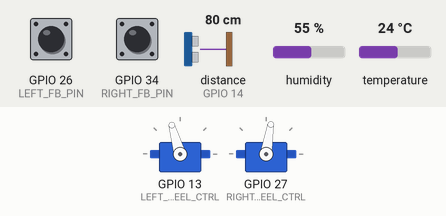
This sketch was run on a simulated ESP32. On the bench: 2 × servo. Wiring (inferred from the names in the program): ultrasonic range finder: trigger GPIO 25; echo GPIO 14. The test bench sets the inputs (shaded band); at power-on: distance to the obstacle (sensor on GPIO 14) 80 cm, GPIO 26 (LEFT_FB_PIN) LOW, GPIO 34 (RIGHT_FB_PIN) LOW, humidity 55 %, temperature 24 °C. The echo pulse lasts 58.3 µs per cm; WiFi joins after 1.5 s; servers stay silent unless stated; uploads are accepted with an empty reply; random numbers use the default seed unless the sketch sets one; what the sketch prints to the serial monitor is not drawn.

Above: at 4.7 s.
4.8 s: distance to the obstacle (sensor on GPIO 14) set to 45 cm
6.4 s: distance to the obstacle (sensor on GPIO 14) set to 36 cm
At 7.0 s:
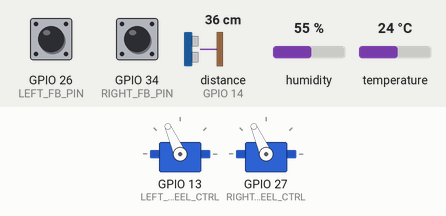
9.4 s: distance to the obstacle (sensor on GPIO 14) set to 2 cm
At 10.35 s:
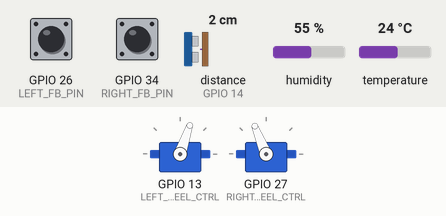
12.4 s: distance to the obstacle (sensor on GPIO 14) set to 18 cm
At 15.3 s:
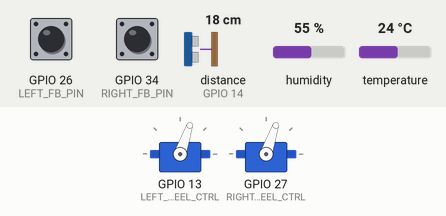
15.4 s: distance to the obstacle (sensor on GPIO 14) set to 4 cm
Timing chart, 0 to 19.4 s (numbered marks = the images above; inputs shaded):
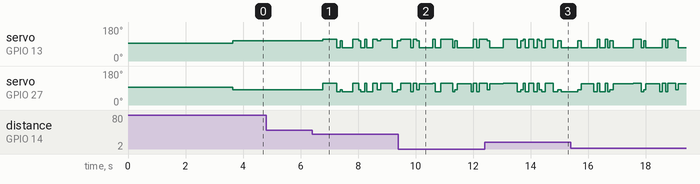

The sketch:

esp32_firmware.ino
```cpp
#include <WiFi.h>
#include <HTTPClient.h>
#include <Wire.h>
#include <Adafruit_AM2320.h>
#include <ESP32Servo.h>
#include <math.h>

// ================= Wi-Fi =================
const char* SSID = "iPhone";
const char* PASS = "goondemon";

// ================= API ===================
const char* API_URL = "https://p5-autonomous-robot-temp.onrender.com/telemetry";
const char* API_KEY = "Liquid-Team";

// ================= Sensors ===============
Adafruit_AM2320 am2320;

#define TRIG_PIN 25
#define ECHO_PIN 14
#define I2C_SDA 32
#define I2C_SCL 33

// Servos
#define LEFT_WHEEL_CTRL  13
#define RIGHT_WHEEL_CTRL 27

Servo leftServo;
Servo rightServo;

// ================= Feedback360 =================
#define LEFT_FB_PIN  26
#define RIGHT_FB_PIN 34

const float DC_MIN = 2.9;
const float DC_MAX = 97.1;
const bool LEFT_MIRRORED = true;  // This is for ENCODER direction, not servo
const int  NOISE_DEADBAND_DEG = 1;

float METERS_PER_DEG = 0.0002009f;
const float WHEEL_BASE_M = 0.140f;

int prevLeftAngle  = -1;
int prevRightAngle = -1;

// ================= Pose =================
float posX = 0.0f;
float posY = 0.0f;
float thetaRad = 0.0f;

// ================= Timing =================
unsigned long tOdom = 0;
unsigned long tSensor = 0;
unsigned long tSend = 0;

const unsigned long ODOM_EVERY_MS = 50;    // 20 Hz
const unsigned long SENSOR_EVERY_MS = 250; // 4 Hz
const unsigned long SEND_EVERY_MS = 2000;  // 0.5 Hz

// ================= Servo Control ==========
const int STOP_US = 1500;
const int DELTA_FWD  = 120;
const int DELTA_BACK = 200;
const int DELTA_TURN = 220;

// ⭐ TRIM VALUES TO FIX DRIFT
// If drifts LEFT: increase LEFT_TRIM or decrease RIGHT_TRIM
// If drifts RIGHT: decrease LEFT_TRIM or increase RIGHT_TRIM
const int LEFT_TRIM_US  = 20;   // Adjust in steps of 5-10
const int RIGHT_TRIM_US = 0;   // Adjust in steps of 5-10

void driveStop() {
  leftServo.writeMicroseconds(STOP_US);
  rightServo.writeMicroseconds(STOP_US);
}

// ⭐ CORRECTED: Standard differential drive (opposite signals)
// Left wheel: higher value = forward
// Right wheel: lower value = forward
void driveForward() {
  leftServo.writeMicroseconds(STOP_US + DELTA_FWD + LEFT_TRIM_US);
  rightServo.writeMicroseconds(STOP_US - DELTA_FWD - RIGHT_TRIM_US);
}

void driveBackward() {
  leftServo.writeMicroseconds(STOP_US - DELTA_BACK - LEFT_TRIM_US);
  rightServo.writeMicroseconds(STOP_US + DELTA_BACK + RIGHT_TRIM_US);
}

// ⭐ CORRECTED: For turning
void turnRight() {
  // Left forward, right backward
  leftServo.writeMicroseconds(STOP_US + DELTA_TURN);
  rightServo.writeMicroseconds(STOP_US + DELTA_TURN);
}

void turnLeft() {
  // Left backward, right forward
  leftServo.writeMicroseconds(STOP_US - DELTA_TURN);
  rightServo.writeMicroseconds(STOP_US - DELTA_TURN);
}

// ================= Sensor Cache =================
float cachedDistCm = -1.0f;
float cachedTemp = NAN;
float cachedHumid = NAN;

float readDistanceCm() {
  digitalWrite(TRIG_PIN, LOW);
  delayMicroseconds(2);
  digitalWrite(TRIG_PIN, HIGH);
  delayMicroseconds(10);
  digitalWrite(TRIG_PIN, LOW);

  unsigned long us = pulseIn(ECHO_PIN, HIGH, 30000);
  if (us == 0) return -1.0;

  float cm = (us * 0.0343f) / 2.0f;

  // Sanity check
  if (cm < 2.0f || cm > 400.0f) return -1.0f;

  return cm;
}

void updateSensors() {
  cachedDistCm = readDistanceCm();
  cachedTemp = am2320.readTemperature();
  cachedHumid = am2320.readHumidity();
}

// ================= Feedback360 =================
int readAngle(int pin) {
  unsigned long highTime = pulseIn(pin, HIGH, 20000);
  unsigned long lowTime  = pulseIn(pin, LOW, 20000);
  unsigned long period = highTime + lowTime;
  if (period == 0) return -1;

  float duty = (100.0f * highTime) / period;
  duty = constrain(duty, DC_MIN, DC_MAX);

  int angle = map((int)(duty * 100.0f),
                  (int)(DC_MIN * 100.0f),
                  (int)(DC_MAX * 100.0f),
                  0, 359);
  return angle;
}

int deltaAngle(int nowA, int prevA) {
  int d = nowA - prevA;
  if (d > 180) d -= 360;
  if (d < -180) d += 360;
  if (abs(d) <= NOISE_DEADBAND_DEG) d = 0;
  return d;
}

void updateOdometry() {
  int LA = readAngle(LEFT_FB_PIN);
  int RA = readAngle(RIGHT_FB_PIN);
  if (LA < 0 || RA < 0) return;

  if (prevLeftAngle < 0 || prevRightAngle < 0) {
    prevLeftAngle = LA;
    prevRightAngle = RA;
    return;
  }

  int dLdeg = deltaAngle(LA, prevLeftAngle);
  int dRdeg = deltaAngle(RA, prevRightAngle);

  prevLeftAngle = LA;
  prevRightAngle = RA;

  // LEFT_MIRRORED refers to the encoder direction, not servo
  if (LEFT_MIRRORED) dLdeg = -dLdeg;

  float dL = dLdeg * METERS_PER_DEG;
  float dR = dRdeg * METERS_PER_DEG;

  float dCenter = (dL + dR) / 2.0f;
  float dTheta  = (dR - dL) / WHEEL_BASE_M;

  posX += dCenter * cosf(thetaRad);
  posY += dCenter * sinf(thetaRad);
  thetaRad += dTheta;

  // Wrap to [-pi, pi]
  if (thetaRad >  (float)M_PI) thetaRad -= 2.0f * (float)M_PI;
  if (thetaRad < -(float)M_PI) thetaRad += 2.0f * (float)M_PI;
}

// ================= Wi-Fi ===================
void connectWiFi() {
  Serial.print("Connecting to WiFi");
  WiFi.mode(WIFI_STA);
  WiFi.begin(SSID, PASS);

  unsigned long start = millis();
  while (WiFi.status() != WL_CONNECTED) {
    delay(500);
    Serial.print(".");
    if (millis() - start > 15000) {
      Serial.println("\n❌ WiFi failed");
      return;
    }
  }

  Serial.println("\n✅ WiFi connected");
  Serial.print("IP: ");
  Serial.println(WiFi.localIP());
}

// ================= Telemetry =================
void sendTelemetry() {
  if (WiFi.status() != WL_CONNECTED) {
    connectWiFi();
    if (WiFi.status() != WL_CONNECTED) return;
  }

  HTTPClient http;
  http.begin(API_URL);
  http.addHeader("Content-Type", "application/json");
  http.addHeader("X-API-Key", API_KEY);

  float thetaDeg = thetaRad * 180.0f / (float)M_PI;

  String json = "{";
  json += "\"temperature\":" + String(isnan(cachedTemp) ? -999 : cachedTemp, 1) + ",";
  json += "\"humidity\":" + String(isnan(cachedHumid) ? -999 : cachedHumid, 1) + ",";
  json += "\"distance_cm\":" + String(cachedDistCm, 1) + ",";
  json += "\"pose\":{";
  json += "\"x\":" + String(posX, 3) + ",";
  json += "\"y\":" + String(posY, 3) + ",";
  json += "\"theta_deg\":" + String(thetaDeg, 1);
  json += "},";
  json += "\"timestamp_ms\":" + String(millis());
  json += "}";

  int code = http.POST(json);
  Serial.print("POST -> ");
  Serial.print(code);
  if (code == 200) {
    Serial.println(" ✅");
  } else {
    Serial.println(" ❌");
  }
  http.end();
}

// ================= Navigation State =================
enum NavState {
  NAV_FORWARD,
  NAV_BACKING,
  NAV_TURNING
};

NavState navState = NAV_FORWARD;
unsigned long navStateStart = 0;

const float SAFE_DIST_CM = 40.0f;
const float DANGER_DIST_CM = 15.0f;
const unsigned long BACK_TIME_MS = 420;
const unsigned long TURN_TIME_MS = 560;

void autonomousNav() {
  unsigned long now = millis();
  unsigned long elapsed = now - navStateStart;

  // Handle sensor errors
  if (cachedDistCm < 0) {
    driveStop();
    return;
  }

  switch (navState) {
    case NAV_FORWARD:
      driveForward();

      if (cachedDistCm < DANGER_DIST_CM) {
        navState = NAV_BACKING;
        navStateStart = now;
        Serial.println("🔄 BACKING");
      }
      else if (cachedDistCm < SAFE_DIST_CM) {
        navState = NAV_TURNING;
        navStateStart = now;
        Serial.println("🔄 TURNING");
      }
      break;

    case NAV_BACKING:
      driveBackward();

      if (elapsed >= BACK_TIME_MS) {
        navState = NAV_TURNING;
        navStateStart = now;
        Serial.println("🔄 TURNING");
      }
      break;

    case NAV_TURNING:
      // Random turn direction for better coverage
      if (random(0, 2) == 0) {
        turnLeft();
      } else {
        turnRight();
      }

      if (elapsed >= TURN_TIME_MS) {
        navState = NAV_FORWARD;
        navStateStart = now;
        Serial.println("➡️ FORWARD");
      }
      break;
  }
}

// ================= Setup ===================
void setup() {
  Serial.begin(115200);
  delay(500);

  Serial.println("🤖 Robot Initializing...");

  connectWiFi();

  Wire.begin(I2C_SDA, I2C_SCL);
  if (!am2320.begin()) {
    Serial.println("⚠️ AM2320 not found!");
  }

  pinMode(TRIG_PIN, OUTPUT);
  pinMode(ECHO_PIN, INPUT);
  digitalWrite(TRIG_PIN, LOW);

  leftServo.attach(LEFT_WHEEL_CTRL);
  rightServo.attach(RIGHT_WHEEL_CTRL);
  driveStop();
  delay(500);

  pinMode(LEFT_FB_PIN, INPUT);
  pinMode(RIGHT_FB_PIN, INPUT);

  prevLeftAngle  = readAngle(LEFT_FB_PIN);
  prevRightAngle = readAngle(RIGHT_FB_PIN);

  Serial.print("Encoder baseline: L=");
  Serial.print(prevLeftAngle);
  Serial.print("° R=");
  Serial.print(prevRightAngle);
  Serial.println("°");

  navStateStart = millis();
  tOdom = tSensor = tSend = millis();

  Serial.println("\n========================================");
  Serial.println("🚀 ROBOT READY - AUTONOMOUS MODE");
  Serial.println("========================================");
  Serial.print("METERS_PER_DEG = "); Serial.println(METERS_PER_DEG, 7);
  Serial.println("========================================\n");

  delay(1000);
}

// ================= Loop ====================
void loop() {
  unsigned long now = millis();

  // Update sensors on schedule
  if (now - tSensor >= SENSOR_EVERY_MS) {
    tSensor = now;
    updateSensors();
  }

  // Navigate based on cached sensor values
  autonomousNav();

  // Update odometry continuously
  if (now - tOdom >= ODOM_EVERY_MS) {
    tOdom = now;
    updateOdometry();
  }

  // Send telemetry on schedule
  if (now - tSend >= SEND_EVERY_MS) {
    tSend = now;
    sendTelemetry();

    Serial.printf(
      "📊 T=%.1f°C H=%.1f%% D=%.1fcm | 📍 X=%.3fm Y=%.3fm θ=%.1f°\n",
      cachedTemp, cachedHumid, cachedDistCm,
      posX, posY, thetaRad * 180.0f / (float)M_PI
    );
  }
}
```

Measured:
- the behaviour switches between 41 and 40 cm on distance to the obstacle (sensor on GPIO 14) (found by bisection; images 0 and 1)
- after the input at 4.8 s, every drawn part: stays the same
